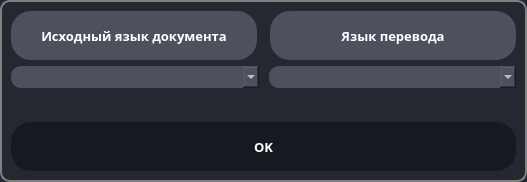
<?xml version="1.0" encoding="UTF-8"?>
<ui version="4.0">
 <class>Dialog</class>
 <widget class="QDialog" name="Dialog">
  <property name="geometry">
   <rect>
    <x>0</x>
    <y>0</y>
    <width>527</width>
    <height>182</height>
   </rect>
  </property>
  <property name="windowTitle">
   <string>Select language</string>
  </property>
  <property name="styleSheet">
   <string notr="true">QDialog {
    
	background-color: rgb(35, 40, 49);
	border: 2px solid gray;
	border-radius: 10px;
        
}

QPushButton {
    background-color: rgb(22, 25, 31);
    color: white;
    font-size: 10pt;
    font-weight: 700;
    font-family: RussoOne-Regular;
	border:1px;
    border-radius: 20px;
}

QPushButton:hover {
    background-color: #666;
}

QPushButton:pressed {
    background-color: #888;
}</string>
  </property>
  <layout class="QVBoxLayout" name="verticalLayout">
   <item>
    <layout class="QHBoxLayout" name="horizontalLayout">
     <property name="spacing">
      <number>13</number>
     </property>
     <item>
      <widget class="QLabel" name="label">
       <property name="sizePolicy">
        <sizepolicy hsizetype="Preferred" vsizetype="Expanding">
         <horstretch>0</horstretch>
         <verstretch>0</verstretch>
        </sizepolicy>
       </property>
       <property name="styleSheet">
        <string notr="true">QLabel {
    color: white;
    font-family: RussoOne-Regular;
    font-size: 10pt;
    font-weight: 600;
    background: rgb(76, 81, 93);
    min-width: 26ex;
    min-height: 4ex;
	border:1px;
    border-radius: 20px;
    
}</string>
       </property>
       <property name="text">
        <string>Исходный язык документа</string>
       </property>
       <property name="alignment">
        <set>Qt::AlignCenter</set>
       </property>
      </widget>
     </item>
     <item>
      <widget class="QLabel" name="label_2">
       <property name="sizePolicy">
        <sizepolicy hsizetype="Preferred" vsizetype="Expanding">
         <horstretch>0</horstretch>
         <verstretch>0</verstretch>
        </sizepolicy>
       </property>
       <property name="styleSheet">
        <string notr="true">QLabel {
    color: white;
    font-family: RussoOne-Regular;
    font-size: 10pt;
    font-weight: 600;
    background: rgb(76, 81, 93);
    min-width: 26ex;
    min-height: 4ex;
	border:1px;
    border-radius: 20px;
    
}</string>
       </property>
       <property name="text">
        <string>Язык перевода</string>
       </property>
       <property name="alignment">
        <set>Qt::AlignCenter</set>
       </property>
      </widget>
     </item>
    </layout>
   </item>
   <item>
    <layout class="QHBoxLayout" name="horizontalLayout_2">
     <property name="spacing">
      <number>10</number>
     </property>
     <property name="bottomMargin">
      <number>28</number>
     </property>
     <item>
      <widget class="QComboBox" name="cobmo_input">
       <property name="sizePolicy">
        <sizepolicy hsizetype="Expanding" vsizetype="Expanding">
         <horstretch>0</horstretch>
         <verstretch>0</verstretch>
        </sizepolicy>
       </property>
       <property name="styleSheet">
        <string notr="true">QComboBox {
    color: white;
    font-family: RussoOne-Regular;
    font-size: 10pt;
    font-weight: 600;
    background: rgb(76, 81, 93);
    min-width: 26ex;
    min-height: 4ex;
    selection-background-color: rgb(39, 44, 54);
	border:1px;
    border-radius: 10px;

}

QComboBox:editable {
    background: rgb(76, 81, 93);
}

QComboBox:on { 
    background: rgb(76, 81, 93);
}

QComboBox QAbstractItemView {
  color: white;
  background-color: rgb(76, 81, 93);
  
  selection-background-color: rgb(39, 44, 54);
}</string>
       </property>
       <property name="insertPolicy">
        <enum>QComboBox::NoInsert</enum>
       </property>
       <property name="sizeAdjustPolicy">
        <enum>QComboBox::AdjustToContentsOnFirstShow</enum>
       </property>
      </widget>
     </item>
     <item>
      <widget class="QComboBox" name="combo_output">
       <property name="sizePolicy">
        <sizepolicy hsizetype="Expanding" vsizetype="Expanding">
         <horstretch>0</horstretch>
         <verstretch>0</verstretch>
        </sizepolicy>
       </property>
       <property name="font">
        <font>
         <family>RussoOne-Regular</family>
         <pointsize>10</pointsize>
         <weight>75</weight>
         <bold>true</bold>
        </font>
       </property>
       <property name="styleSheet">
        <string notr="true">QComboBox {
    color: white;
    font-family: RussoOne-Regular;
    font-size: 10pt;
    font-weight: 600;
    background: rgb(76, 81, 93);
    min-width: 26ex;
    min-height: 4ex;
    selection-background-color: rgb(39, 44, 54);
	border:1px;
    border-radius: 10px;

}

QComboBox:editable {
    background: rgb(76, 81, 93);
}

QComboBox:on { 
    background: rgb(76, 81, 93);
}

QComboBox QAbstractItemView {
  color: white;
  background-color: rgb(76, 81, 93);
  
  selection-background-color: rgb(39, 44, 54);
}

</string>
       </property>
       <property name="insertPolicy">
        <enum>QComboBox::NoInsert</enum>
       </property>
      </widget>
     </item>
    </layout>
   </item>
   <item>
    <widget class="QPushButton" name="btn_ok">
     <property name="sizePolicy">
      <sizepolicy hsizetype="Expanding" vsizetype="Expanding">
       <horstretch>0</horstretch>
       <verstretch>0</verstretch>
      </sizepolicy>
     </property>
     <property name="text">
      <string>OK</string>
     </property>
    </widget>
   </item>
  </layout>
 </widget>
 <resources/>
 <connections/>
</ui>
